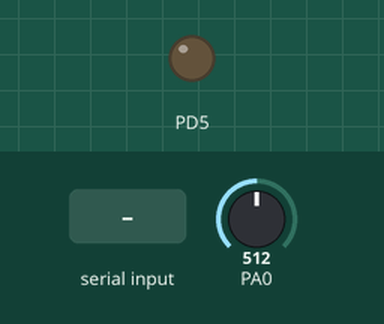
Simulated run of this program. Board: ATmega32, built with avr-gcc and emulated at 1 MHz. Parts: output pins drawn as LEDs (lit = HIGH). The inputs (shaded band) are chosen by the test bench; at power-on: PA0 = 512. What the program prints to the serial monitor is not drawn.

Above: at 1.2 s.
1.3 s: "90,45\n" received over Serial
At 1.45 s:
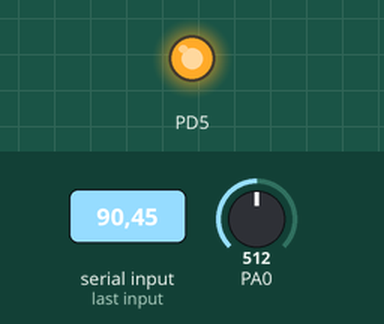
3.1 s: "5\n" received over Serial
At 4.5 s:
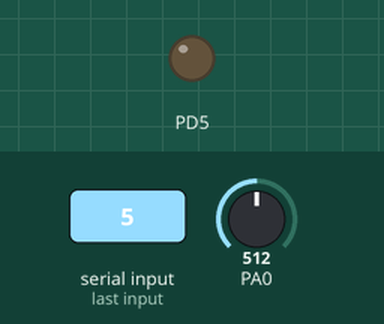
Timing chart, 0 to 6.1 s (numbered marks = the images above; inputs shaded):
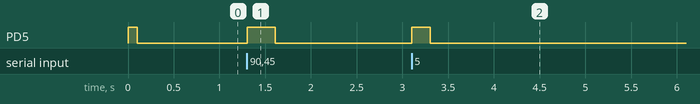

The program:

main.c
```c
// ATmega32a

#define F_CPU 1000000
#include <avr/io.h>
#include <stdlib.h>
#include <util/delay.h>

#define FOSC F_CPU // Clock Speed
#define BAUD 4800
#define MYUBRR FOSC / 16 / BAUD - 1

//GIZMOSNACK DEFINES STARTS //
#define BIT(x) (1 << (x))
#define SETBITS(x, y) ((x) |= (y))
#define CLEARBITS(x, y) ((x) &= (~(y)))
#define SETBIT(x, y) SETBITS((x), (BIT((y))))
#define CLEARBIT(x, y) CLEARBITS((x), (BIT((y))))
//GIZMOSNACK DEFINES ENDS //

void blink(void)
{
    SETBIT(PORTD, 5);
    _delay_ms(100);
    CLEARBIT(PORTD, 5);
}
void USART_Init(unsigned int ubrr)
{
    /*Set baud rate */
    UBRRH = (unsigned char)(ubrr >> 8);
    UBRRL = (unsigned char)ubrr;
    UCSRB = (1 << RXEN) | (1 << TXEN);
    /* Set frame format: 8data, 2stop bit */
    UCSRC = (1 << URSEL) | (1 << USBS) | (3 << UCSZ0);
}
unsigned char USART_Receive(void)
{
    /* Wait for data to be received */
    while (!(UCSRA & (1 << RXC)))
        ;
    /* Get and return received data from buffer */
    return UDR;
}
void USART_Transmit(unsigned char data)
{
    /* Wait for empty transmit buffer */
    while (!(UCSRA & (1 << UDRE)))
        ;
    /* Put data into buffer, sends the data */
    UDR = data;
}
void ADC_Init(void)
{
    DDRC = 0x00;
    ADMUX = (1 << REFS0);
    ADCSRA = (1 << ADEN) | (1 << ADPS2) | (1 << ADPS1) | (1 << ADPS0);
}
int ADC_Read(uint8_t ch)
{
    ch &= 0b00000111;
    ADMUX = (ADMUX & 0xF8) | ch;
    ADCSRA |= (1 << ADSC);
    while (ADCSRA & (1 << ADSC))
        ;
    return ADC;
}
void SPI_SlaveInit(void)
{

    /* Set MISO output, all others input */
    DDRB = (0 << PB4) | (1 << PB6);
    /* Enable SPI */
    SPCR = (1 << SPE);
}
char SPI_SlaveReceive(void)
{
    /* Wait for reception complete */
    while (!(SPSR & (1 << SPIF)))
        ;
    /* Return data register */
    return SPDR;
}
void SPI_Transmit(char cData)
{
    /* Start transmission */
    SPDR = cData;
    /* Wait for transmission complete */
    while (!(SPSR & (1 << SPIF)))
        ;
}
int main(void)
{
    DDRD = (1 << 5);
    blink();
    USART_Init(MYUBRR);
    //SPI_SlaveInit();
    ADC_Init();
    while (1)
    {
        char input[2];
        input[0] = USART_Receive();
        //input[0] = SPI_SlaveReceive();
        input[1] = '\0';
        int channel = atoi(input);
        //USART_Transmit(channel);
        uint16_t adc_value = ADC_Read(channel);
        //USART_Transmit(adc_value);
        //USART_Transmit(adc_value);
        //char buffer[5];
        //itoa(adc_value, buffer, 5);

        // int i = 0;
        // for (i = 0; i < 5; i++)
        // {
        //     USART_Transmit(buffer[i]);
        // }
        USART_Transmit((uint8_t)((adc_value >> 8) & 0xff));
        USART_Transmit((uint8_t)((adc_value)&0xff));
        //SPI_Transmit((char)((adc_value >> 8) & 0xff));
        //SPI_Transmit((char)((adc_value)&0xff));
        blink();
    }
}
```

Measured:
- after the input at 1.3 s, PD5: LOW → HIGH at once, → LOW 0.30 s later
- after the input at 3.1 s, PD5: LOW → HIGH at once, → LOW 0.20 s later
